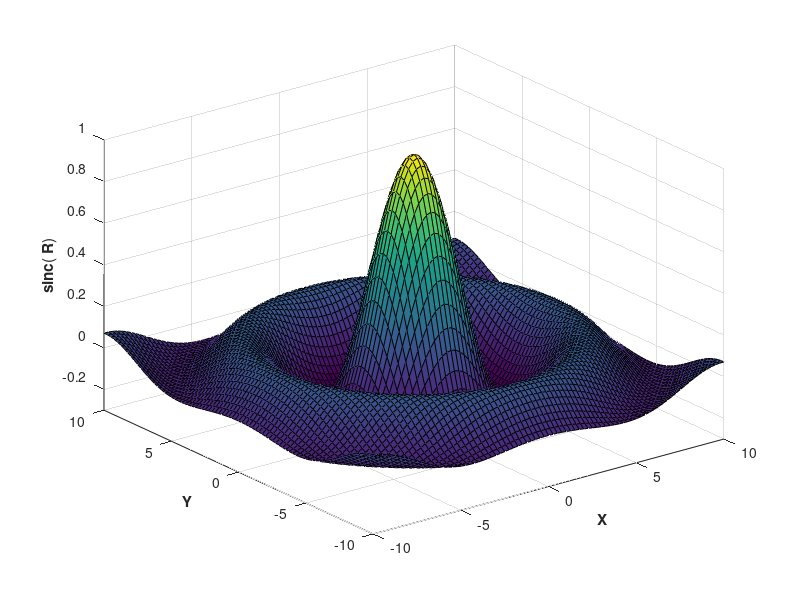

This figure's MATLAB source:
[X, Y] = meshgrid(-10:0.25:10,-10:0.25:10);
f = sinc(sqrt((X/pi).^2+(Y/pi).^2));
surf(X, Y, f);
axis([-10 10 -10 10 -0.3 1]);
xlabel('{\bf X}');
ylabel('{\bf Y}');
zlabel('{\bf sinc}({\bf R})');